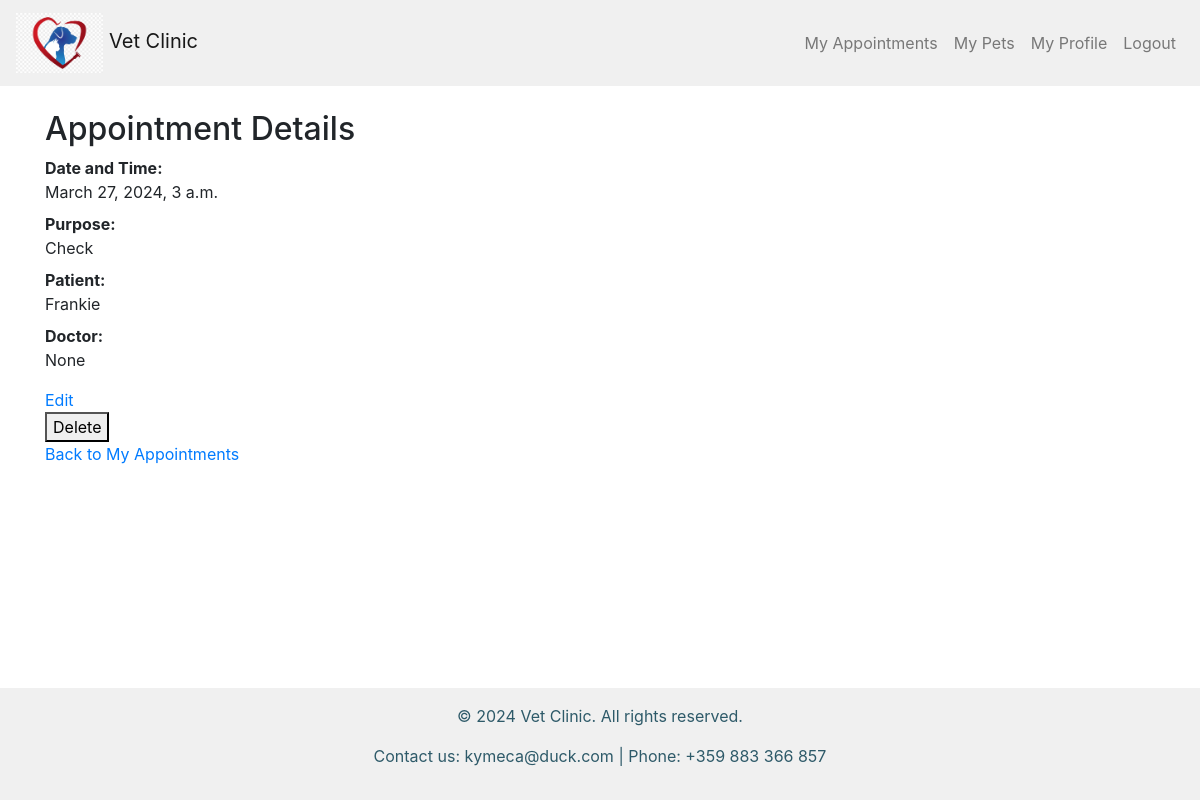
Before: /appointments/1/details/ (signed in) with the older database file.
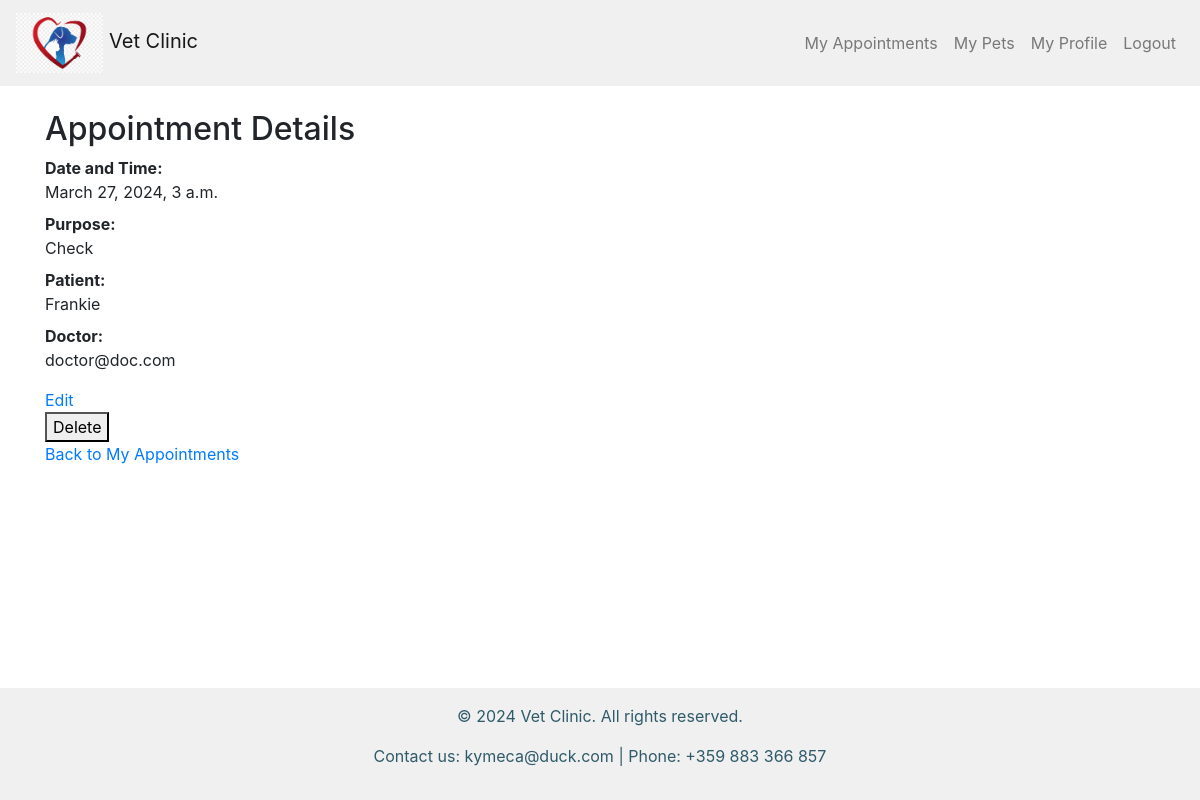
After: the same page with the newer database file.
### vet_clinic/appointments/models.py (models this page shows, shortened)
class Appointment(models.Model):
    MAX_LENGTH_PURPOSE = 255
    date_time = models.DateTimeField()
    purpose = models.CharField(
        max_length=MAX_LENGTH_PURPOSE,
        blank=True,
    )
    patient = models.ForeignKey(
        PetPatient,
        on_delete=models.CASCADE,
    )
    doctor = models.ForeignKey(
        UserModel,
        on_delete=models.CASCADE,
        blank=True,
        null=True,
    )
    created_by = models.ForeignKey(
        UserModel,
        on_delete=models.CASCADE,
        related_name='created_by',
    )
    is_accepted = models.BooleanField()

### vet_clinic/pet_patients/models.py (models this page shows)
class PetPatient(models.Model):
    MAX_LENGTH_PATIENT_NAME = 50
    MAX_LENGTH_SPECIES_NAME = 25
    MAX_LENGTH_BREED_NAME = 100
    DOG = 'Dog'
    CAT = 'Cat'
    BIRD = 'Bird'
    RABBIT = 'Rabbit'
    HAMSTER = 'Hamster'
    FISH = 'Fish'
    TURTLE = 'Turtle'
    GUINEA_PIG = 'Guinea Pig'
    SNAKE = 'Snake'
    HORSE = 'Horse'
    OTHER = 'Other'
    SPECIES_CHOICES = [
        (DOG, 'Dog'),
        (CAT, 'Cat'),
        (BIRD, 'Bird'),
        (RABBIT, 'Rabbit'),
        (HAMSTER, 'Hamster'),
        (FISH, 'Fish'),
        (TURTLE, 'Turtle'),
        (GUINEA_PIG, 'Guinea Pig'),
        (SNAKE, 'Snake'),
        (HORSE, 'Horse'),
        (OTHER, 'Other'),
    ]
    name = models.CharField(
        max_length=MAX_LENGTH_PATIENT_NAME,
    )
    species = models.CharField(
        max_length=MAX_LENGTH_SPECIES_NAME,
        choices=SPECIES_CHOICES,
    )
    breed = models.CharField(
        max_length=MAX_LENGTH_BREED_NAME,
        null=True,
        blank=True,
    )
    date_of_birth = models.DateField()
    weight = models.FloatField(
        validators=[validate_positive_weight],
    )
    gender = models.CharField(
        max_length=1,
        choices=[
            ('M', 'Male'),
            ('F', 'Female'),
        ],
    )
    color = models.CharField(
        max_length=50,
        null=True,
        blank=True,
    )
    notes = models.TextField(
        blank=True,
    )
    is_active = models.BooleanField(
        default=True,
    )
    user = models.ForeignKey(
        UserModel,
        on_delete=models.CASCADE,
        related_name='pets',
    )
    doctor = models.ForeignKey(
        UserModel,
        on_delete=models.SET_NULL,
        null=True,
        blank=True,
    )
    def __str__(self):
        return self.name

### vet_clinic/accounts/models.py (models this page shows, shortened)
class VetClinicUser(auth_models.AbstractBaseUser, auth_models.PermissionsMixin):
    email = models.EmailField(
        _("email address"),
        unique=True,
        error_messages={
            "unique": _("A user with that email already exists."),
        },
    )
    date_joined = models.DateTimeField(_("date joined"), default=timezone.now)
    is_staff = models.BooleanField(
        _("staff status"),
        default=False,
        help_text=_("Designates whether the user can log into this admin site."),
    )
    is_active = models.BooleanField(
        _("active"),
        default=True,
        help_text=_(
            "Designates whether this user should be treated as active. "
            "Unselect this instead of deleting accounts."
        ),
    )
    is_doctor = models.BooleanField(
        _("doctor status"),
        default=False,
    )
    USERNAME_FIELD = "email"
    objects = VetClinicUserManager()

### vet_clinic/appointments/views.py (the view)
# urls.py: path('<int:pk>/details/', AppointmentDetailView.as_view(), name='details_appointment'),
class AppointmentDetailView(auth_mixins.LoginRequiredMixin, views.DetailView):
    model = Appointment
    template_name = 'appointments/detail_appointment.html'
    def get_queryset(self):
        return super().get_queryset().filter(created_by=self.request.user)
    def get_context_data(self, **kwargs):
        context = super().get_context_data(**kwargs)
        appointment = self.get_object()
        context['appointment'] = appointment
        return context

### templates/appointments/detail_appointment.html (shortened to what this page needs)
{% extends 'base.html' %}
{% block main_content %}
  <h2>Appointment Details</h2>
  <dl>
    <dt>Date and Time:</dt>
    <dd>{{ appointment.date_time }}</dd>
    <dt>Purpose:</dt>
    <dd>{{ appointment.purpose }}</dd>
    <dt>Patient:</dt>
    <dd>{{ appointment.patient }}</dd>
    <dt>Doctor:</dt>
    <dd>{{ appointment.doctor }}</dd>
  </dl>
  <a href="{% url 'edit_appointment' pk=appointment.pk %}">Edit</a>
  <form method="post" action="{% url 'delete_appointment' pk=appointment.pk %}">
    <button type="submit" onclick="return confirm('Are you sure you want to delete this appointment?')">Delete</button>
  </form>
  <a href="{% url 'user_appointment_list' pk=user.pk %}">Back to My Appointments</a>
{% endblock %}

Changed rows visible on the page:
changed Appointment "Check": doctor "None" → "doctor@doc.com"
